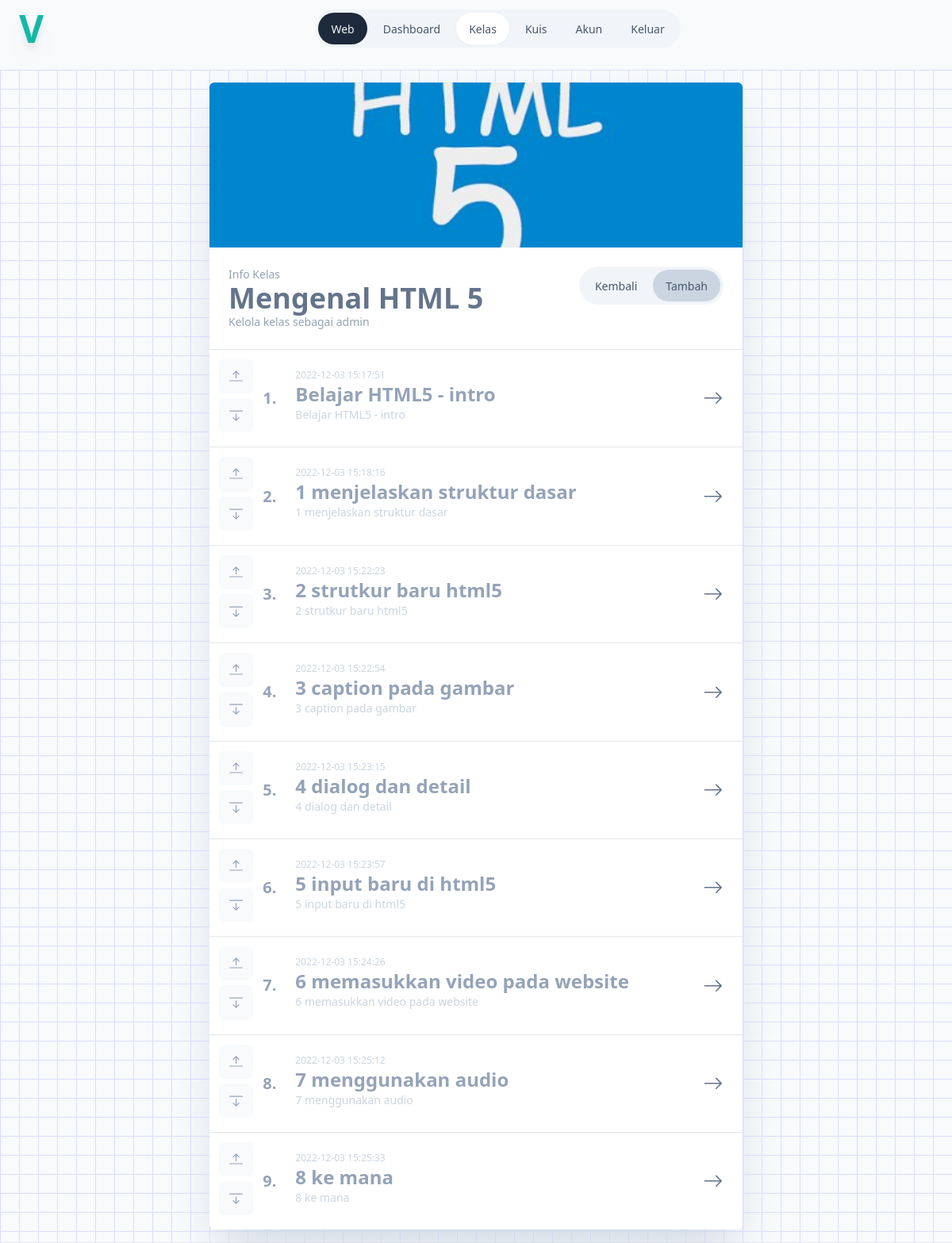
The app's page /admin/kelas/info-kelas.php?id_kelas=2 (signed in) with its own data.
### tables this page shows
CREATE TABLE `kelas` (
  `id_kelas` bigint(20) NOT NULL,
  `nama_kelas` varchar(100) NOT NULL,
  `id_admin` bigint(20) NOT NULL,
  `tanggal` datetime NOT NULL,
  `deskripsi_singkat` varchar(255) DEFAULT NULL,
  `latar` varchar(255) DEFAULT NULL,
  `keterangan` text DEFAULT NULL
);

CREATE TABLE `video_pembelajaran` (
  `id_video` bigint(20) NOT NULL,
  `judul_video` varchar(190) NOT NULL,
  `id_kelas` bigint(20) NOT NULL,
  `tanggal` datetime NOT NULL,
  `video` varchar(255) NOT NULL,
  `keterangan` text DEFAULT NULL,
  `urutan` bigint(20) NOT NULL DEFAULT 0
);

### admin/kelas/info-kelas.php (the view, shortened to what this page needs)
<?php
require_once "../../sambungan.php";
$query_mengambil_record_kelas = "SELECT id_kelas, nama_kelas, deskripsi_singkat, latar, tanggal FROM kelas WHERE id_kelas = :id_kelas LIMIT 1";
$query = $sambungan->prepare($query_mengambil_record_kelas);
$query->execute([
	'id_kelas' => $_GET['id_kelas']
]);
$kelas = $query->fetchObject();
$query_mengambil_record_video = "SELECT id_video, judul_video, keterangan, video, tanggal FROM video_pembelajaran
WHERE id_kelas = :id_kelas
ORDER BY urutan ASC, tanggal ASC";
$query = $sambungan->prepare($query_mengambil_record_video);
$query->execute([
	'id_kelas' => $_GET['id_kelas']
]);
?>
<!DOCTYPE html>
<html lang="en">
<head>
	<script src="/tailwind.js"></script>
</head>
<body class="m-0 p-0 bg-slate-50">
	<div class="grid grid-cols-1 justify-items-center gap-4">
		<?php
		require_once('../navbar.php');
		?>
		<div class="w-full border-b flex justify-center py-4 bg-pattern gap-4 p-4 flex-wrap">
			<div class="w-full max-w-2xl">
				<div class="bg-white rounded-md shadow-2xl shadow-slate-300">
					<div class="p-6 flex justify-between flex-wrap gap-4 bg-cover bg-center bg-no-repeat h-52 rounded-t-md" style="background-image: url('<?= $kelas->latar ?>');">
					</div>
					<div class="p-6 flex border-b justify-between flex-wrap gap-4">
						<div class="">
							<div class="text-sm text-slate-400 group-hover:text-slate-500 max-w-sm">
								Info Kelas
							</div>
							<div class="text-4xl font-black text-slate-500">
								<?= $kelas->nama_kelas ?>
							</div>
							<div class="text-sm text-slate-400 group-hover:text-slate-500 max-w-sm">
								Kelola kelas sebagai admin
							</div>
						</div>
						<div>
							<div class="p-1 rounded-full bg-slate-100">
								<ul class="flex gap-1">
									<li class="transition-all duration-75 px-4 py-2 rounded-full text-slate-600 hover:text-slate-400">
										<a href="/admin/kelas" class="text-sm">
											Kembali
										</a>
									</li>
									<li class="transition-all duration-75 px-4 py-2 rounded-full text-slate-600 hover:text-slate-400 bg-slate-300">
										<a href="/admin/kelas/tambah-video.php?id_kelas=<?= $kelas->id_kelas ?>" class="text-sm">
											Tambah
										</a>
									</li>
								</ul>
							</div>
						</div>
					</div>
					<div class="">
						<ul class="grid grid-cols-1 divide-y divide-solid">
							<?php
							if ($query->rowCount()) :
								$no_urutan = 0;
								while ($video = $query->fetchObject()) :
									$no_urutan++;
							?>
									<li class="flex">
										<div class="p-3 flex flex-col justify-center items-center">
											<div>
												<a href="?id_kelas=<?=$kelas->id_kelas ?>&id_video=<?=$video->id_video ?>&naik=1" class="p-3 inline-block bg-slate-50 rounded-md hover:bg-slate-100 fill-slate-400 hover:fill-slate-600">
												</a>
											</div>
											<div>
												<a href="?id_kelas=<?=$kelas->id_kelas ?>&id_video=<?=$video->id_video ?>&turun=1" class="p-3 inline-block bg-slate-50 rounded-md hover:bg-slate-100 fill-slate-400 hover:fill-slate-600">
												</a>
											</div>
										</div>
										<div class="flex flex-col justify-center items-center">
											<div class="text-xl font-black text-slate-400">
												<?=$no_urutan ?>.
											</div>
										</div>
										<a href="/admin/kelas/info-video.php?id_video=<?= $video->id_video ?>" class="p-6 flex h-full hover:bg-slate-50 group gap-6 flex-1">
											<div>
												<div class="text-xs text-slate-300">
													<?= $video->tanggal ?? "-" ?>
												</div>
												<div class="text-2xl font-black text-slate-400 group-hover:text-slate-500">
													<?= $video->judul_video ?>
												</div>
												<div class="text-sm text-slate-300">
													<?= $video->keterangan ?? "-" ?>
												</div>
											</div>
											<div class="fill-slate-500 ml-auto">
												<div class="flex h-full justify-center items-center">
													<svg xmlns="http://www.w3.org/2000/svg" width="1.6rem" height="1.6rem" class="bi bi-arrow-right" viewBox="0 0 16 16">
														<path fill-rule="evenodd" d="M1 8a.5.5 0 0 1 .5-.5h11.793l-3.147-3.146a.5.5 0 0 1 .708-.708l4 4a.5.5 0 0 1 0 .708l-4 4a.5.5 0 0 1-.708-.708L13.293 8.5H1.5A.5.5 0 0 1 1 8z" />
													</svg>
												</div>
											</div>
										</a>
									</li>
								<?php
								endwhile;
							endif;
							?>
						</ul>
					</div>
				</div>
			</div>
		</div>
	</div>
</body>
</html>

### admin/kelas/info-kelas.php (style rules this page uses)
.bg-pattern { background-color: rgba(244, 244, 255, 0); background-image: linear-gradient(#dbddff 1.2000000000000002px, transparent 1.2000000000000002px), linear-gradient(to right, #dbddff 1.2000000000000002px, rgba(244, 244, 255, 0) 1.2000000000000002px); background-size: 24px 24px; }

### records on screen
kelas: latar (picture), nama_kelas "Mengenal HTML 5"
video_pembelajaran: tanggal "2022-12-03 15:17:51", judul_video "Belajar HTML5 - intro", keterangan "Belajar HTML5 - intro"
video_pembelajaran: tanggal "2022-12-03 15:18:16", judul_video "1 menjelaskan struktur dasar", keterangan "1 menjelaskan struktur dasar"
video_pembelajaran: tanggal "2022-12-03 15:22:23", judul_video "2 strutkur baru html5", keterangan "2 strutkur baru html5"
video_pembelajaran: tanggal "2022-12-03 15:22:54", judul_video "3 caption pada gambar", keterangan "3 caption pada gambar"
video_pembelajaran: tanggal "2022-12-03 15:23:15", judul_video "4 dialog dan detail", keterangan "4 dialog dan detail"
video_pembelajaran: tanggal "2022-12-03 15:23:57", judul_video "5 input baru di html5", keterangan "5 input baru di html5"
video_pembelajaran: tanggal "2022-12-03 15:24:26", judul_video "6 memasukkan video pada website", keterangan "6 memasukkan video pada website"
video_pembelajaran: tanggal "2022-12-03 15:25:12", judul_video "7 menggunakan audio", keterangan "7 menggunakan audio"
video_pembelajaran: tanggal "2022-12-03 15:25:33", judul_video "8 ke mana", keterangan "8 ke mana"
